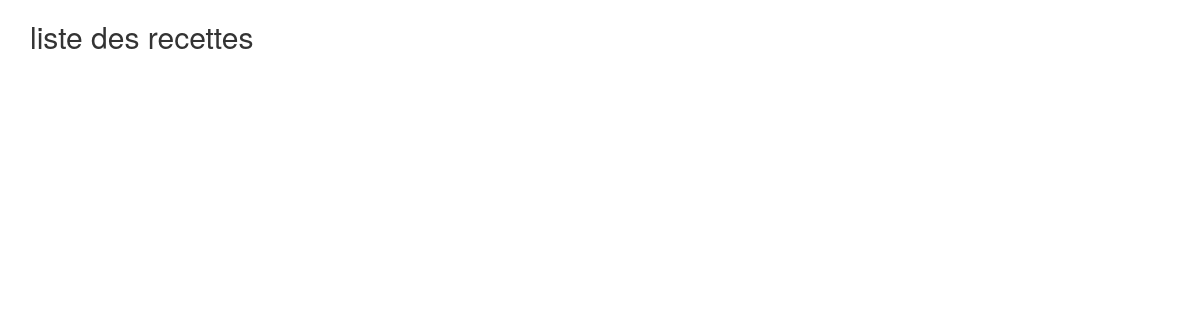
/admin/list_recipes.php, run on an earlier commit of the app's database.
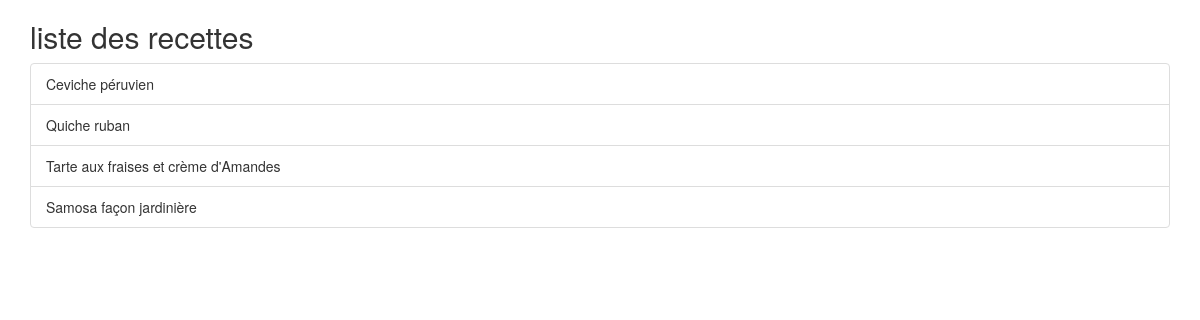
And on a later commit of the database.
### tables this page shows
CREATE TABLE `recipes` (
  `id` int(11) NOT NULL,
  `title` varchar(255) NOT NULL,
  `content` varchar(255) NOT NULL,
  `picture` varchar(255) NOT NULL,
  `date_add` datetime NOT NULL,
  `user_id` int(11) NOT NULL
);

### admin/list_recipes.php (the view, shortened to what this page needs)
<?php
require_once '../inc/connect.php';
$select = $bdd->prepare('SELECT id, title, user_id FROM recipes');
$select->execute();
$recipes = $select->fetchAll(PDO::FETCH_ASSOC);
?>
<!DOCTYPE html>
<html>
<head>
	<link rel="stylesheet" href="https://maxcdn.bootstrapcdn.com/bootstrap/3.3.6/css/bootstrap.min.css">
</head>
<body>
	<div class="container">
	<h2>liste des recettes</h2>
	<ul class="list-group">
	<?php foreach ($recipes as $recipe) : ?>
		<li class="list-group-item"><?= $recipe['title']; ?>
		</li>
	<?php endforeach ;?>
	</ul>
	</div>
</body>
</html>

What changed in the data, as far as the page shows it:
added recipes: title "Ceviche péruvien"
added recipes: title "Quiche ruban"
added recipes: title "Tarte aux fraises et crème d'Amandes"
added recipes: title "Samosa façon jardinière"
